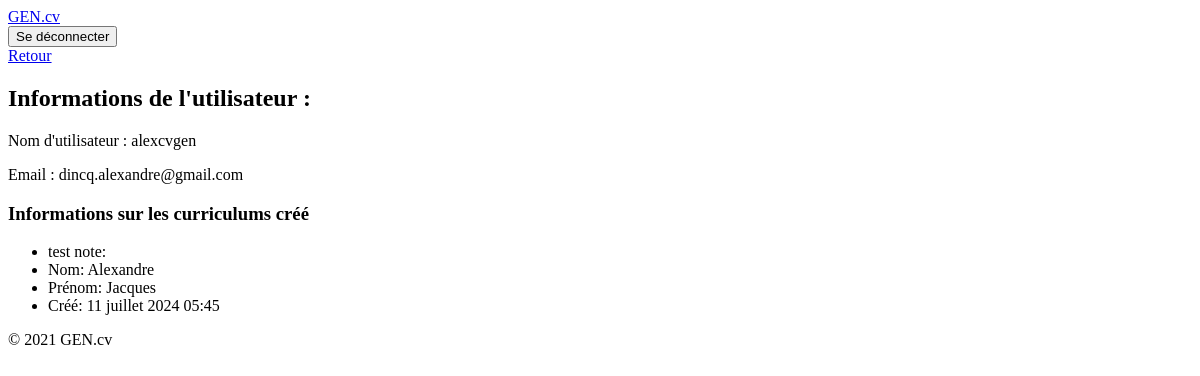
The page /users/user-info/ (signed in) on the database as committed earlier.
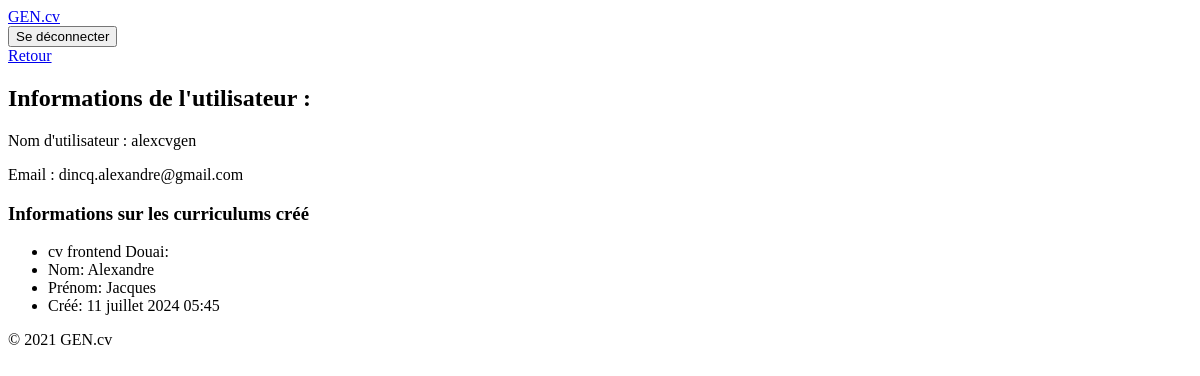
The same page on the database as committed later.
### curriculum/models.py (models this page shows, shortened)
class Info(models.Model):
    title = models.CharField("titre du curriculm", max_length=120)
    lastname = models.CharField("nom de la personne", max_length=120)
    firstname = models.CharField("prénom de la personne", max_length=120, blank=True, null=True)
    type_of_Contract = models.CharField("type de contrat", max_length=120, blank=True, null=True)
    date_of_birth = models.DateField("date de naissance de la personne", blank=True, null=True)
    place_of_birth = models.CharField("lieu de naissance de la personne", max_length=120, blank=True, null=True)
    address = models.CharField("adresse de la personne", max_length=120, blank=True, null=True)
    city = models.CharField("ville", max_length=120, blank=True, null=True)
    state = models.CharField("état", max_length=120, blank=True, null=True)
    zip_code = models.IntegerField("code postal", blank=True, null=True)
    phone = models.IntegerField("téléphone de la personne", blank=True, null=True)
    email = models.EmailField("email de la personne", max_length=100, blank=True, null=True)
    photo = models.ImageField("photo de la personne", upload_to='photos/', blank=True, null=True)
    motivation = models.TextField("motivation de la personne", blank=True, null=True)
    is_active = models.BooleanField("curriculum is active?", default=False)
    created_at = models.DateTimeField("date de création", auto_now_add=True)
    updated_at = models.DateTimeField("date de modification", auto_now=True)
    hobbies = models.ManyToManyField(to="Hobby", related_name="hobbies", blank=True)
    formations = models.ManyToManyField(to="Formation", related_name="formations", blank=True)
    experiences = models.ManyToManyField(to="Experience", related_name="experiences", blank=True)
    skills = models.ManyToManyField(to="Skill", related_name="skills", blank=True)
    languages = models.ManyToManyField(to="Language", related_name="languages", blank=True)
    user = models.ForeignKey(settings.AUTH_USER_MODEL, on_delete=models.CASCADE, related_name='users')
    class Meta:
        verbose_name = "Info"
        verbose_name_plural = "Infos"

### users/views.py (the view)
# urls.py: path('user-info/', views.user_info_view, name='user_info'),
def user_info_view(request):
    if not request.user.is_authenticated:
        return redirect('users:login')
    user_data = Info.objects.filter(user=request.user)
    return render(request, 'users/user_info.html', {'data': user_data})

### templates/users/user_info.html
{% extends "base.html" %}
{% block content %}
<section class='w-full flex flex-col justify-center items-center '>
<div class='w-full flex flex-col justify-end items-end '>
  <a
    class="btn btn-primary my-2 w-22 flex justify-end mr-1 "
    href="#" onclick="window.history.back(); return false;">
    Retour
  </a>
</div>
<div class="w-full flex flex-col text-black bg-gray-100 rounded-md p-4 ">
    <h2 class='mt-6 p-4 text-3xl underline'>Informations de l'utilisateur :</h2>
    <p class='px-4'>Nom d'utilisateur : {{ request.user.username }}</p>
    <p class='px-4'>Email : {{ request.user.email }}</p>
    <h3 class='mt-6 p-4 text-2xl'>Informations sur les curriculums créé</h3>
    {% if data %}
        <ul class='p-4 border-2 rounded-md'>
            {% for info in data %}
                <li class='text-xl underline'>{{ info.title }}:</li>
                <li class=''>Nom: {{ info.lastname }}</li>
                <li class=''>Prénom: {{ info.firstname }}</li>
                <li class=''>Créé: {{ info.created_at }}</li>
            {% endfor %}
        </ul>
    {% else %}
        <p class=''>Aucune information supplémentaire disponible.</p>
    {% endif %}
</div>
</section>
{% endblock %}

Rows that differ between the two databases and show on the page:
changed Info "Alexandre": title "test note" → "cv frontend Douai"
